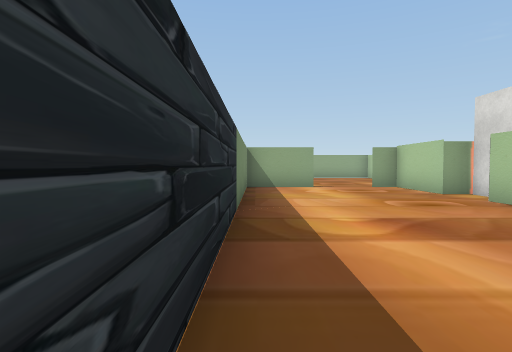
[1] (above)

16 first-person views from a walk through a scene from a Unity 3-D project. The camera is 0.68 m above the floor, tilts 2° down and sees 80° across. Doors are open. The floor is counted in squares, 1 m on a side. Each view is taken from the middle of a square. On the plan, view 1 faces up. The plan holds only what a view shows up to about 10 squares ahead; the rest is blank. The player character is not drawn. Some surface patterns are stand-ins.

[2]
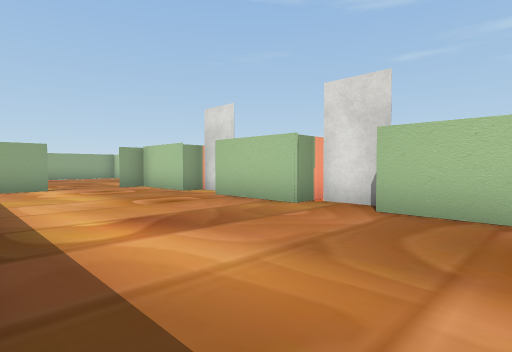

[3]
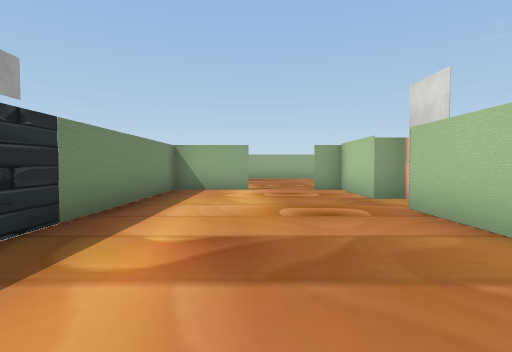

[4]
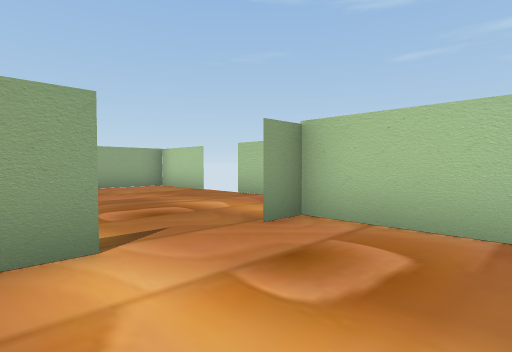

[5]
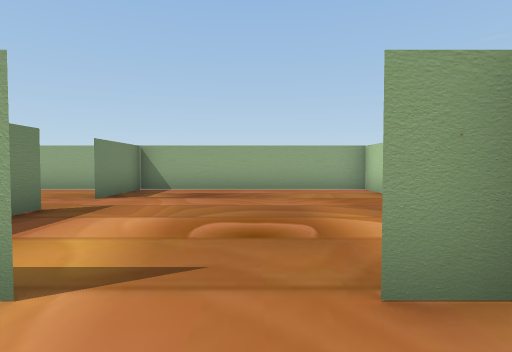

[6]
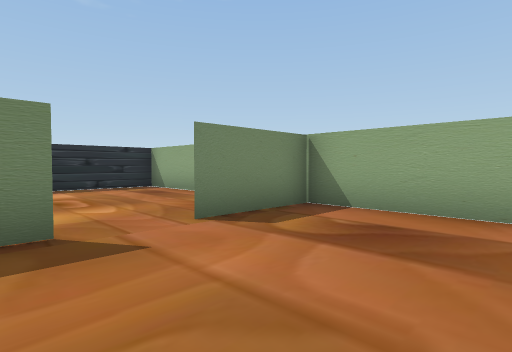

[7]
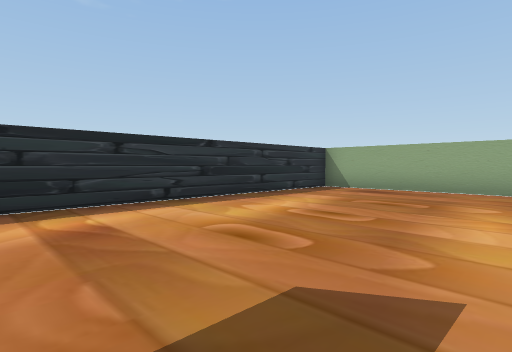

[8]
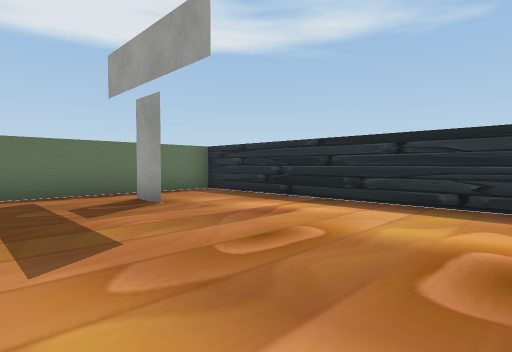

[9]
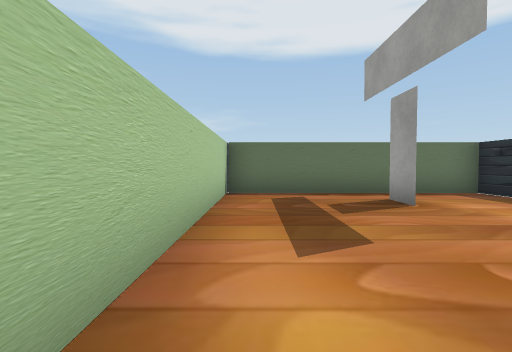

[10]
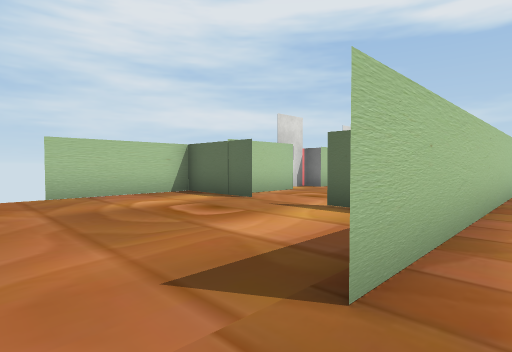

[11]
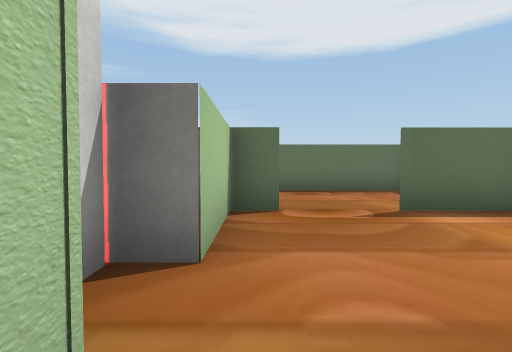

[12]
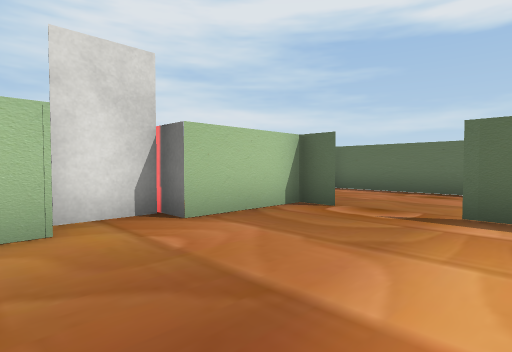

[13]
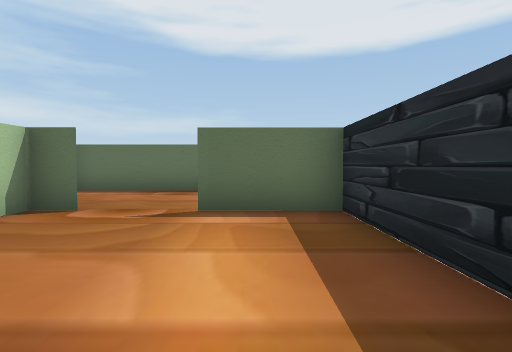

[14]
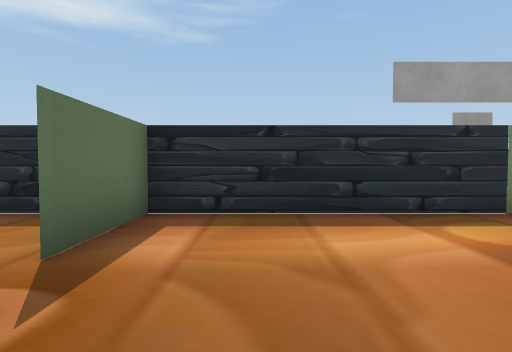

[15]
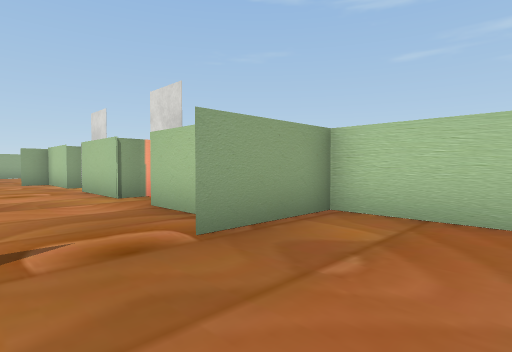

[16]
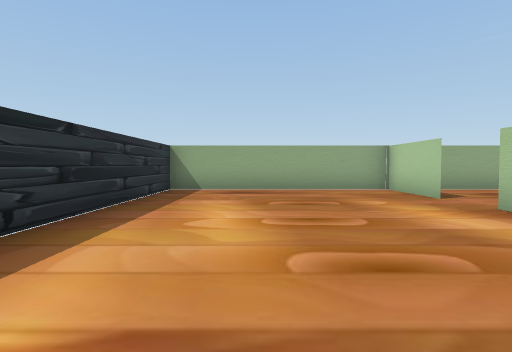

### Floor plan
Ten units are one square. View 1 is at (0, 0); x grows to the right and y downward. Boxes are objects, and circles mark ways between rooms. Rooms are numbered by the first view taken in them; rooms with no view inside come last. Other rooms are left out.
<svg viewBox="-69 -171 135 218">
<path fill="none" stroke="#000" d="M44 -34 44 -57M50 -57 50 -71M50 -19 50 -32M44 -71 44 -85M36 5 44 5 44 -19M-4 5 19 5M19 -95 -3 -95 -3 10M44 -95 36 -95M61 -141 61 -166 1 -166M-3 -128 -3 -120M36 -95 61 -95 61 -128M12 -95 19 -95M44 -85 44 -95M-3 -166 -3 -141M-37 -70 -37 -59M-3 -141 -3 -166M1 -166 -64 -166 -64 -46 -3 -46 -3 -128M-3 10 -3 26M1 42 59 42M61 28 61 5 36 5"/>
<circle cx="30" cy="-90" r="3" fill="#2a7"/>
<circle cx="25" cy="10" r="3" fill="#2a7"/>
<circle cx="0" cy="-135" r="3" fill="#2a7"/>
<text x="20" y="-40">1</text>
<text x="30" y="-130">2</text>
<text x="-30" y="-110">3</text>
<text x="20" y="20">4</text>
</svg>
Room 1 opens to room 2. Room 1 opens to room 4. Room 2 opens to room 3.

Where each view was taken, in squares from view 1:
view 1: 0 up, 0 right, facing up
view 2: 0 up, 0 right, facing up-right
view 3: 1 up, 2 right, facing up
view 4: 7 up, 1 right, facing up-right
view 5: 8 up, 3 right, facing up
view 6: 12 up, 3 right, facing up-left
view 7: 8 up, 1 left, facing up-left
view 8: 12 up, 1 left, facing down-left
view 9: 12 up, 1 left, facing down
view 10: 14 up, 1 left, facing down-right
view 11: 4 up, 4 right, facing down
view 12: 4 up, 1 right, facing down-right
view 13: 4 up, 1 right, facing down
view 14: 1 up, 4 right, facing left
view 15: 3 down, 2 right, facing up-right
view 16: 8 up, 4 left, facing up
